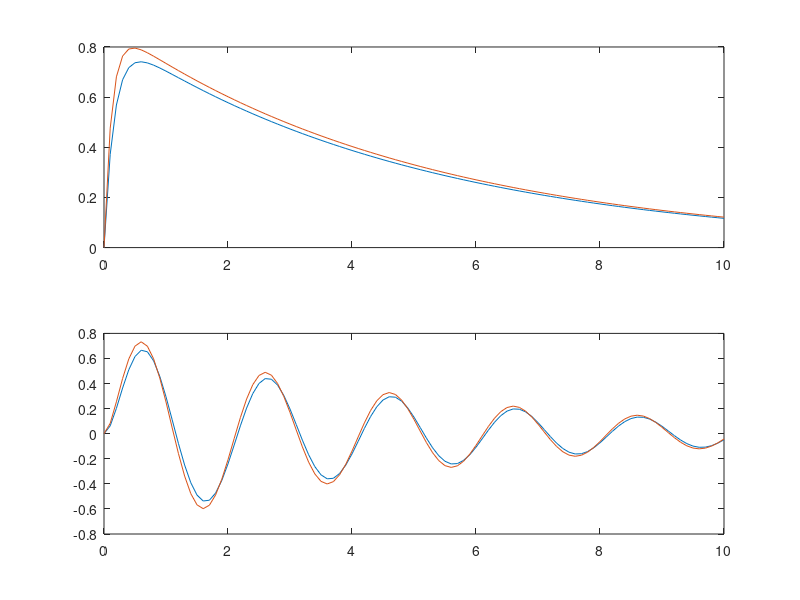

The MATLAB script that drew this image:
% Modelos y Simulación
% Tema: MIMO
% Autor: Gianfranco Salomone

clc;
clear all;


% Funciones transferencia
G1 = tf(1, [1 2]);
G2 = tf(3, [1 4]);
G3 = tf(5, [1 6]);
G4 = tf(7, [1 8]);

% Tiempo de simulación
t = 0:.1:10;
t = t';  % Transpuesto para poder utilizarlo en lsim
u1 = exp(-t / 5);
u2 = sin(pi * t).*u1;  % .* se utiliza para multiplicación elemento a elemento


Sist_1ent_2sal = tf({[5];[7]},{[1 6];[1 8]})
% produce un sistema cuya salida es
% Y1 = s3*U
% Y2 = s4*U
% Son dos bloques en paralelo.
% pause;

figure(3)
title('Sistema SIMO');
% Salida del SIMO frente a u1
y4 = lsim(Sist_1ent_2sal,u1,t);
subplot(2,1,1)
plot(t,y4)

% Salida del SIMO frente a u2
y5 = lsim(Sist_1ent_2sal,u2,t);
subplot(2,1,2)
plot(t,y5)

% FALTA PARTE MIMO

